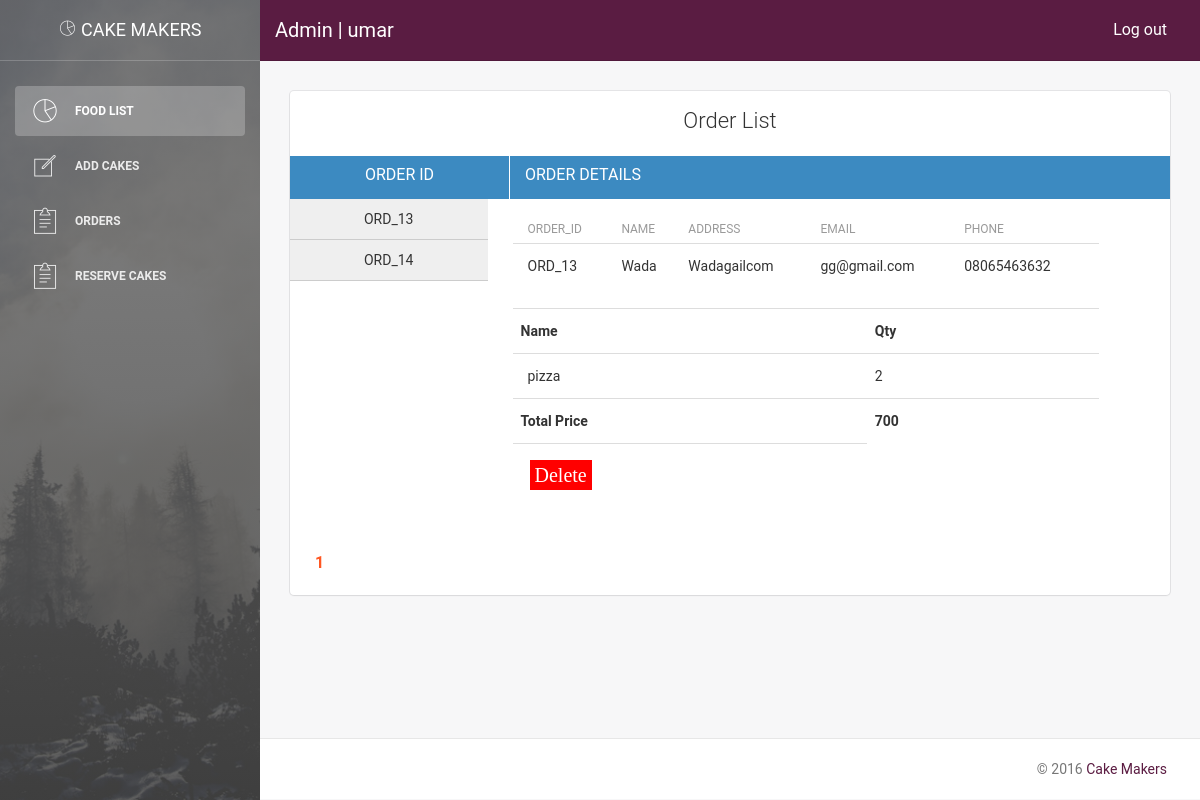
The page /admin/extraoreder/orders.php (signed in) on the database its author committed.
### tables this page shows
CREATE TABLE `basket` (
  `id` int(11) NOT NULL,
  `customer_name` varchar(255) NOT NULL,
  `contact_number` varchar(255) NOT NULL,
  `address` varchar(255) NOT NULL,
  `email` varchar(255) NOT NULL,
  `total` varchar(255) NOT NULL,
  `status` varchar(255) NOT NULL,
  `date_made` varchar(255) NOT NULL
);

CREATE TABLE `items` (
  `item_id` int(11) NOT NULL,
  `order_id` varchar(100) NOT NULL,
  `food` varchar(100) NOT NULL,
  `qty` varchar(100) NOT NULL
);

### admin/extraoreder/orders.php (the view, shortened to what this page needs)
<?php
	require "includes/db.php";
	$result = "";
	$info = "";
	$items = "";
	$per_page = 10;
		$count = $db->query("SELECT * FROM basket");
		$pages = ceil((mysqli_num_rows($count)) / $per_page);
		if(isset($_GET['page'])) {
			$page = $_GET['page'];
		}else{
			$page = 1;
		}
		$start = ($page - 1) * $per_page;
		$orders = $db->query("SELECT * FROM basket LIMIT $start, $per_page");
		if($orders->num_rows) {
			$x = 1;
			$info .= "<table class='table table-hover'>
						<thead>
							<th>Order_id</th>
							<th>name</th>
							<th>address</th>
							<th>Email</th>
							<th>Phone</th>
						</thead>
						<tbody>";
			$items .= "<table class='table table-hover'>
						<tbody>
						<tr>
							<th>Name</th>
							<th>Qty</th>
							<td></td>
						</tr>";
			while($row = $orders->fetch_assoc()) {
				$oid    = $row['id'];
				$id    = $row['id']."_ord";
				if($x == 1) {
					$result .=  "<input type='hidden' value='".$id."' 	id='".$id."'><a href='#' style='display: block; background: #efefef; color: #333; border-bottom: 1px solid #ccc; padding: 10px 0px;' onClick=\"func_call('".$id."'); return false\" >ORD_$oid</a>";
					$info .= "<tr>
								<td>ORD_$oid</td>
								<td>".$row['customer_name']."</td>
								<td>".$row['address']."</td>
								<td>".$row['email']."</td>
								<td>".$row['contact_number']."</td>
							</tr>";
					$get_data = $db->query("SELECT * FROM items WHERE order_id='".$oid."'");
					while($data = $get_data->fetch_assoc()) {
						$items .= "<tr>
										<td>".$data['food']."</td>
										<td>".$data['qty']."</td>
										<td></td>
									</tr>";
					}
					$items .= "<tr>
									<th>Total Price</th>
									<th>".$row['total']."</th>
									<th></th>
								</tr>
								";
						$items .=
'<tr>
							<td><form action="" method="POST"><input class="btn btn-danger" type="hidden" name="id" value=' . $row['id'] .'><input type="submit" style="  background-color: red;
  color: white;font-weight: 100px;font-family:cafifornia;font-size: 20px;
  border: none;
  color: white;
  padding: 1px 5px;
  text-decoration: none;
  margin: 4px 2px;
  cursor: pointer;" name="submit" value="Delete"></form></td>
  </tr>';
				}else{
					$result .=  "<input type='hidden' value='".$id."' 	id='".$id."'><a href='#' style='display: block; background: #efefef; color: #333; border-bottom: 1px solid #ccc; padding: 10px 0px;' onClick=\"func_call('".$id."'); return false\" >ORD_$oid</a>";
				}
				$x++;
			}
			$info .= "</tbody>
						</table>";
			$items .= "</tbody>
						</table>";
		}else{
			$result = "No Orders available yet";
			$info = "";
			$items = "";
		}
?>
<!doctype html>
<html lang="en">
<head>
    <link href="assets/css/bootstrap.min.css" rel="stylesheet" />
    <link href="assets/css/animate.min.css" rel="stylesheet"/>
    <link href="assets/css/light-bootstrap-dashboard.css" rel="stylesheet"/>
    <link href="assets/css/demo.css" rel="stylesheet" />
    <link href="assets/css/pe-icon-7-stroke.css" rel="stylesheet" />
    <link href="assets/css/style.css" rel="stylesheet" />
</head>
<body>
<div class="wrapper">
    <div class="sidebar" data-color="#000" data-image="assets/img/sidebar-5.jpg">
    	<?php require "includes/side_wrapper.php"; ?>
    <div class="main-panel">
        <nav class="navbar navbar-default navbar-fixed" style="background: #521038f2;">
            <div class="container-fluid">
                <div class="navbar-header">
                    <a class="navbar-brand" href="#" style="color: #fff;">Admin | <?php echo $_SESSION["username"]  ?>
                    </a>
                </div>
                <div class="collapse navbar-collapse">
                    <ul class="nav navbar-nav navbar-right">
                        <li>
                            <a href="logout.php" name="logout" style="color: #fff;">
                                Log out
                            </a>
                        </li>
                    </ul>
                </div>
            </div>
        </nav>
        <div class="content">
            <div class="container-fluid">
                <div class="row">
                    <div class="col-md-12">
                        <div class="card">
                            <div class="header">
                                <h4 class="title" style="text-align: center">Order List</h4>
                            </div>
							<div class="row">
								<div class="col-md-12" >
									<br/>
									<div class="col-md-3" style="text-align: center; background: #227ab9e0; color: #fff; border-right: 1px solid #fff;">
										<h5>ORDER ID</h5>
									</div>
									<div class="col-md-9" style="background: #227ab9e0; color: #fff;">
										<h5>ORDER DETAILS</h5>
									</div>
								</div>
								<div class="col-md-3" style="text-align: center;">
									<?php echo $result; ?>
								</div>
								<div id="details_display" class="col-md-8 table-responsive" style="padding: 10px;">
									<?php echo $info; ?>
									<?php echo $items; ?>
								</div>
							</div>
							<div class="content table-responsive table-full-width">
								<p style="padding: 0px 20px;"><?php if($pages >= 1 && $page <= $pages) {
									for($i = 1; $i <= $pages; $i++) {
										echo ($i == $page) ? "<a href='orders.php?page=".$i."' style='margin-left:5px; font-weight: bold; text-decoration: none; color: #FF5722;' >$i</a>  "  : " <a href='orders.php?page=".$i."' class='btn'>$i</a> ";
									}
								} ?></p>
                            </div>
                        </div>
                    </div>
                </div>
            </div>
        </div>
        <footer class="footer">
            <div class="container-fluid">
                <p class="copyright pull-right">
                    &copy; 2016 <a href="index.php" style="color: #521038f2;">Cake Makers</a>
                </p>
            </div>
        </footer>
    </div>
</div>
</body>
</html>

### rows shown on the page
basket: id "13", customer_name "Wada", address "Wadagailcom", email "gg@gmail.com", contact_number "08065463632", total "700"
basket: id "14"
items: food "pizza", qty "2"

### other values the page prints
$_SESSION["username"] "umar"
